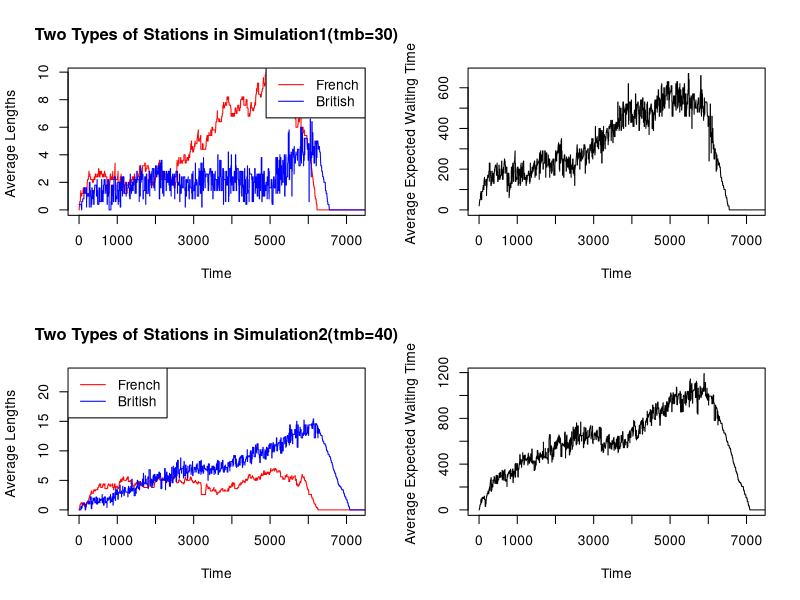

Write R code to recreate this figure. (Note: a time limit stopped this script after it produced the figure.)
# Huantong Hou (s2481591), Yuqi Shi (s2508879), Zukai Li (s2505721)

# Contribution:
#### Huantong Hou (s2481591): 33%
###### (1) Analyze and calculate various situations that may occur during the simulation, debug for queues of British station part;
###### (2) writing codes for the filling NA by reversed data frame,plot the result and calculate the probability;

#### Yuqi Shi (s2508879): 35%
###### (1) Analyze and calculate various situations that may occur during the simulation, calculate the excess waiting time for French station;
###### (2) writing codes for the average lengths in rest time(after the finial car leave the stations),plot the result and calculate the probability;

#### Zukai Li (s2505721): 32%
###### (1) Write the main part of the code that randomly simulates the vehicle queuing process at the French and British stations;
###### (2) Integrate and process the simulated data;


# ———————————————————————————————————————————————————————————————————————————————
### Code Objective and Functional Description:
# This practical is about writing a function to simulate cars passing through -
# - French and then British passport control at a French ferry terminal.


### This code is divided into the following 3 main sections：
## 1. Write a function, "qsim", to simulate vehicle passing through French passport -
# - control and British passport control at French ferry terminal:
# (1) Randomly generate vehicle arrival times based on set parameters, 
#     and also the time each vehicle is processed at the French and British stations, respectively.
# (2) Analyse the queue at each French station when a car arrives (according to the time of arrival at the French station), 
#     in order to confirm which French queue the vehicle enters and to update the queue at each French station
# (3) Analyse the queue at each British station when a car arrives (according to the time of leaving the French station), 
#     in order to confirm which French queue the vehicle enters and to update the queue at each British station.
# (4) Integrate and process the simulated data, and compute the average queue lengths at the French and British stations at each time point,
#     and also the average expected waiting time per car，which are needed for the function to return.

## 2. Plotting the simulation results:
# Generate a 4 panel, 2 row, 2 column plot using the written "qsim" function to
# show the changes in queue length over time for France and the Britain and the
# expected queue processing time over time for two different sets of parameter 
# conditions, respectively.

## 3. Estimate the probability of missing the ferry departure:
# Estimate the probability that at least one car will miss the ferry departure 
# by running the written "qsim" function 100 times.


### Assumptions for the simulation model are placed at the end of the codes
# ———————————————————————————————————————————————————————————————————————————————
### Initialize  simulation period
total_time <- 2 * 60 * 60 # 2 hours totally
closed_time <- total_time - 30 * 60 # period for car arrival (check-in closes 30 minutes before departure)

## Simulation of queues of French stations and British stations
## Input: {mf: number of French stations, mb: number of British stations, 
##         a.rate: probability of an arrival each second, 
##         trb: range of the uniform distribution for British stations,
##         trf:range of the uniform distribution for French stations,
##         tmb: minimum British handling time, tmf: minimum French handling time,
##         maxb: maximum number of cars in each British station's queue}
## Purpose: Simulate the entire process of each car passing through the French and British stations
## Output: {nf: the average length of french queues, for each simulation second,
##          nb: the average length of British queues, for each simulation second,
##          eq: the average expected waiting time (sum of each stations' queue lengths*average handling time)}
qsim <- function(mf, mb, a.rate, trb, trf, tmb, tmf, maxb) {
  # generate all time points of car arrival by simulating vectors of 0 and 1, 1 means car arrival
  # probability of 0.1 for obtaining 1 means probability of 0.1 of an arrival each second
  car_timetable <- sample(c(0, 1), size = total_time, replace = TRUE, prob = c(0.9, 0.1))
  car_timetable[(closed_time + 1):total_time] <- 0 # no cars arriving within the 30 minutes after the stations closed
  arrive_time_f <- which(car_timetable == 1) # find a list of all the time points when cars arrived
  num_car <- length(arrive_time_f) # number of arrived cars
  
  ### ———————————————————————————————————————————————————————————————————————————————
  ### Simulation of French stations Part
  french_time <- runif(n = num_car, min = tmf, max = tmf + trf) # simulate french handling time for each car
  waiting_time_f <- rep(0, num_car) # time period for a car from its arrival at the station until it can be processed
  finish_time_f <- rep(0, num_car) # departing time from the french station, indexed by car's arrival time
  station_choice_f <- rep(0, num_car) # station choices of each car
  queue_f <- matrix(0, nrow = num_car, ncol = mf) # queue lengths for each station just before the car arrives
  # in order to track the finish times for each station and -
  # - allow coming cars to make decisions on station choice regarding the station with the earliest finish time
  stations_record_f <- list(fs1 = NULL, fs2 = NULL, fs3 = NULL, fs4 = NULL, fs5 = NULL) # same data as finish_time_f but indexed by station
  
  ## totally consider three scenarios for cars arriving french stations based on different waiting_time: 
  ## All of finish_time is (arrival time point + waiting time + handling time)
  ## 1. at least one station is available, allowing the car to be processed immediately
  ## 2. each station has only one car being processed
  ## 3. at least one station has two or more cars in the queue, requiring the car to wait its turn for handling.
  ## the difference between scenario 2 and 3 is waiting time for cars in queues
  for (i in 1:num_car) {
    time_point <- arrive_time_f[i]
    queue_index <- which.min(queue_f[i, ])[1]# decide choice of station (index of shortest queue)
    station_choice_f[i] <- queue_index
    group <- stations_record_f[[queue_index]] # "group" includes the finish time of cars in chosen station
    group_length <- length(group) # choice of scenario based on queue length
    if (queue_f[i, queue_index] == 0) { # first scenario
      finish_time_f[i] <- time_point + french_time[i] # no waiting time, only handling time
    } else if (queue_f[i, queue_index] == 1) { # second scenario
      waiting_time_f[i] <- group[[group_length]] - time_point # waiting time is the remaining handling time for the car being processed when the car[i] arrives
      finish_time_f[i] <- time_point + waiting_time_f[i] + french_time[i]
    } else {# third scenario
      # "group[group_length - queue_f[i, queue_index] + 1]" means the finish time of the processing car in chosen line
      processing_car <- group[group_length - queue_f[i, queue_index] + 1] - time_point # the remaining handling time of processed car when the car[i] arrives.
      # "sum(french_time[(group_length - (queue_f[i, queue_index]) + 2):group_length])" means the sum of handling time for queuing cars in chosen line
      waiting_time_f[i] <- processing_car + sum(french_time[(group_length - (queue_f[i, queue_index]) + 2):group_length])
      finish_time_f[i] <- time_point + waiting_time_f[i] + french_time[i]
    }
    # add the finish time of car[i] to the records of chosen line's finish time
    stations_record_f[[queue_index]][group_length + 1] <- finish_time_f[i]
    ##  when car[i] is in queue, update the queue lengths based on the station selection
    if (i != num_car) {
      for (j in 1:mf) {
        k <- which(station_choice_f == j) # indices of all the cars choose station j
        # "sum(finish_time_f[k] < arrive_time_f[i + 1])" means number of processed cars in station j when car[i+1] arrives
        # "length(k)" means number of all cars choose station j before car[i+1] arrives
        # "queue_f[i + 1, j]" means queue length of station j when car[i+1] arrives
        queue_f[i + 1, j] <- length(k) - sum(finish_time_f[k] < arrive_time_f[i + 1])
      }
    }
  }
  
  ### ———————————————————————————————————————————————————————————————————————————————
  ### Simulation of British stations Part (same as French stations part)
  british_time <- runif(n = num_car, min = tmb, max = tmb + trb) # simulate British handling time for each car
  arrive_time_b <- finish_time_f # time point for cars arriving British stations 
  waiting_time_b <- rep(0, num_car) # time period for a car from its arrival at the station until it can be processed
  finish_time_b <- rep(0, num_car) # departing time from the British station, indexed by car's arrived time
  station_choice_b <- rep(0, num_car) # station choices of each car
  queue_b <- matrix(0, nrow = num_car, ncol = mf) # queue lengths for each station just before the car arrives
  # in order to track the finish times for each station and -
  # - allow coming cars to make decisions on station choice regarding the station with the earliest finish time.
  stations_record_b <- list(bs1 = NULL, bs2 = NULL, bs3 = NULL, bs4 = NULL, bs5 = NULL) # same data as finish_time_f but indexed by station
  
  ## totally consider three similar scenarios for cars arriving British stations as French stations
  for (i in 1:num_car) {
    time_point <- arrive_time_b[i]
    queue_index <- which.min(queue_b[i, ])[1]# decide choice of station (index of shortest queue)
    station_choice_b[i] <- queue_index
    group <- stations_record_b[[queue_index]] # "group" includes the finish time of cars in chosen station
    group_length <- length(group)# choice of scenario based on queue length
    if (queue_b[i, queue_index] == 0) {# first scenario
      finish_time_b[i] <- time_point + british_time[i]# no waiting time, only handling time
    } else if (queue_b[i, queue_index] == 1) {# second scenario
      waiting_time_b[i] <- group[[group_length]] - time_point # waiting time is the remaining handling time for the car being processed when the car[i] arrives
      finish_time_b[i] <- time_point + waiting_time_b[i] + british_time[i]
    } else {# third scenario
      # "group[group_length - queue_b[i, queue_index] + 1]" means the finish time of the processing car in chosen line
      processing_car <- group[group_length - queue_b[i, queue_index] + 1] - time_point # the remaining handling time of processed car when the car[i] arrives.
      # "sum(british_time[(group_length - (queue_b[i, queue_index]) + 2):group_length])" means the sum of handling time for queuing cars in chosen line
      waiting_time_b[i] <- processing_car + sum(british_time[(group_length - (queue_b[i, queue_index]) + 2):group_length])
      finish_time_b[i] <- time_point + waiting_time_b[i] + british_time[i]
    }
    # add the finish time of car[i] to the records of chosen line's finish time
    stations_record_b[[queue_index]][group_length + 1] <- finish_time_b[i]
    ## when car[i] is in queue, update the queue lengths based on the station selection
    if (i != num_car) {
      for (j in 1:mb) {
        k <- which(station_choice_b == j) # indices of all the cars choose station j
        # "sum(finish_time_b[k] < arrive_time_b[i + 1])" means number of processed cars in station j when car[i+1] arrives
        # "length(k)" means number of all cars choose station j before car[i+1] arrives
        # "queue_f[i + 1, j]" means queue length of station j when car[i+1] arrives
        queue_b[i + 1, j] <- length(k) - sum(finish_time_b[k] < arrive_time_b[i + 1])
      }
    }
  }
  
  ### Organize the data from the French and British stations in loop
  ## Calculate the total queues length(use 'rowSums()') at the French and British stations for each car arrived at the station-
  ## -and create two data frames(df_french and df_british) with the length (queue_f/b_sum) and cars arrived time(arrive_time_f/b)
  df_french<-as.data.frame(cbind(arrive_time_f,rowSums(queue_f,na.rm = TRUE)))
  colnames(df_french) <- c("arrive_time_f", "queue_f_sum")
  df_british <- as.data.frame(cbind(arrive_time_b,rowSums(queue_b,na.rm = TRUE)))
  colnames(df_british) <- c("arrive_time_b", "queue_b_sum")
  
  ### Calculate queues length after the last car arrived the station
  ## For the French station, find the total queues length when the last vehicle enters the station. (last_number_f)
  ## Then, find the finish time for queued cars at the French station.
  ## These time points are considered as the time the total queues length changed. (df_french_new[,1])
  ## Finally, the total queues length decreases until there are no cars in the queue(df_french_new[,2])
  last_number_f<-df_french$queue_f_sum[length(df_french$queue_f_sum)]+1
  df_french_new<-matrix(0,last_number_f,2)
  df_french_new[,1] <- sort(head(sort(finish_time_f, decreasing = TRUE), last_number_f),decreasing = FALSE) # find the finish time for queued cars at the French station
  df_french_new[,2] <- seq(last_number_f-1, 0)
  colnames(df_french_new)<-c("arrive_time_f","queue_f_sum")
  df_french<-rbind(df_french,df_french_new) ### Merge ‘df_french_new’ to the end of ‘df_french’ by columns
  ## Unlike the French station, the British station may not have processed all the queued vehicles within 7200 seconds. 
  ## Therefore, consider the finish times of cars that were in the queue when the last vehicle entered the station and could be processed within 7200 seconds. (df_british_new_part)
  ## These time points are used to track changes in the total queues length, which gradually decreases until the station is closed (df_british_new[,2])
  last_number_b<-df_british$queue_b_sum[length(df_british$queue_b_sum)]+1
  df_british_new_all<-sort(head(sort(finish_time_b, decreasing = TRUE), last_number_b),decreasing = FALSE)
  df_british_new_part<-df_british_new_all[df_british_new_all<=7200]
  df_british_new<-matrix(0,length(df_british_new_part),2)
  df_british_new[,1]<-df_british_new_part
  df_british_new[,2]<-seq(last_number_b-1, last_number_b-length(df_british_new_part))
  colnames(df_british_new)<-c("arrive_time_b","queue_b_sum")
  df_british<-rbind(df_british,df_british_new)# Merge ‘df_british_new’ to the end of ‘df_british’ by columns
  
  ## Merge the total queues length at the station when each car arrive the stations to the time vector of 7200 seconds
  df_time <- data.frame(time = 1:total_time)
  df_final <- merge(df_time, df_french, by.x = "time", by.y = "arrive_time_f", all.x = T, all.y = T)
  df_final <- merge(df_final,df_british,by.x = "time", by.y = "arrive_time_b", all.x = T, all.y = T)
  
  ## After the processing in the previous step, ‘df_final’ have some NA at some seconds when no car entered
  ## Assumption: There will be no queued cars leaving the station between two consecutive entering cars 
  ##             (based on the data, it indeed appears that such a situation does not exist)
  ## fill the NA at the seconds between two cars with the data from the later vehicle (the total queues length after the arrival of the preceding vehicle)
  
  # However, filling with the next non-NA value using loops(for&while) has higher complexity and longer running time. —
  # —Therefore, reverse 'df_final' and then fill it with the data from the previous car, which will significantly reduce the complexity
  reversed_df <- df_final[nrow(df_final):1, ]
  for (col in 1:ncol(reversed_df)) {
    for (row in 2:nrow(reversed_df)) {
      if (is.na(reversed_df[row, col])) {
        reversed_df[row, col] <- reversed_df[row - 1, col]
      }
    }
  }
  ### For the initial NA in the ‘reversed_df’, fill them with the first non-empty value(!is.na('value_name'))
  reversed_df$queue_f_sum[is.na(reversed_df$queue_f_sum)] <- reversed_df$queue_f_sum[!is.na(reversed_df$queue_f_sum)][1]
  reversed_df$queue_b_sum[is.na(reversed_df$queue_b_sum)] <- reversed_df$queue_b_sum[!is.na(reversed_df$queue_b_sum)][1]
  df_final <- reversed_df[nrow(reversed_df):1, ]### After filling, restore the reversed ‘df_final’ to its original order
  
  ## considered that when the total queues length in the British over 100, the cars from the French station will no longer be able to enter the British stations
  ## add the portion of the British station queues length that exceeds 100 back to the French stations
  for (i in 1:length(df_final$time)) {
    if (df_final$queue_b_sum[i] > 100) { ### Check if the total queues length at the British station is greater than 100
      df_final$queue_f_sum[i]<-df_final$queue_f_sum[i]+(df_final$queue_b_sum[i]-100) 
      df_final$queue_b_sum[i] <- 100
    }
  }
  ### Calculate the average length of the French and British stations for each seconds
  df_final$queue_f_ave <- (1 / 5) * df_final$queue_f_sum 
  df_final$queue_b_ave <- (1 / 5) * df_final$queue_b_sum
  
  ### Calculate the average expected waiting time for each seconds
  ##  Average expected waiting time =  average length of French stations*average processing time in French 
  ##                                   + average length of British stations*average processing time in British
  df_final$expected_time <-df_final$queue_f_ave*((tmf+tmf+trf)/2)+df_final$queue_b_ave*((tmb+tmb+trb)/2) ### processing time modelled as uniform, so the average time equal to (min + max)/2
  result <- list(nf = df_final$queue_f_ave,nb = df_final$queue_b_ave,eq=df_final$expected_time)
  return(result)
}

### Conduct two simulations using the ‘qsim’ function, in simulation2 the value of ‘tmb’ is 40
simulation1<-qsim(5, 5, .1, 40, 40, 30, 30, 20)
simulation2<-qsim(5, 5, .1, 40, 40, 40, 30, 20)

### produce the 4 panel based on the results of the simulation1&2
par(mfrow = c(2, 2)) # set the parameter of the plots to 2*2 
## the first plot: how the French(red)and British(blue)queue lengths('nf'&'nb') are changing over time
plot(simulation1$nf, col = "red", type = 'l',xlab = "Time", ylab = "Average Lengths ", main = "Two Types of Stations in Simulation1(tmb=30)",xlim = c(0,7200),ylim = c(0,max(simulation1$nb)*1.5))
lines(simulation1$nb, col = "blue") # For the completeness and aesthetics, we set the maximum value of the y-axis to 1.5 times the maximum value of "nb"
legend("topright", legend = c("French", "British"), col = c("red", "blue"), lty = 1) # Add a legend to the plot
## the second plot: how the expected queuing time('eq') changes over time
plot(simulation1$eq,col = 'black',type = 'l',xlab = "Time", ylab = "Average Expected Waiting Time ",xlim = c(0,7200),ylim = c(0,max(simulation1$eq)))
## the third plot: how the French(red)and British(blue)queue lengths('nf'&'nb') are changing over time when 'tmb' equal to 40 (in simulation2)
plot(simulation2$nf, col = "red", type = 'l',xlab = "Time", ylab = "Average Lengths ", main = "Two Types of Stations in Simulation2(tmb=40)",xlim = c(0,7200),ylim = c(0,max(simulation2$nb)*1.5))
lines(simulation2$nb, col = "blue")
legend("topleft", legend = c("French", "British"), col = c("red", "blue"), lty = 1) # Add a legend to the plot
## the forth plot: how the expected queuing time('eq') changes over time when 'tmb' equal to 40 (in simulation2)
plot(simulation2$eq,col = 'black',type = 'l',xlab = "Time", ylab = "Average Expected Waiting Time ",xlim = c(0,7200),ylim = c(0,max(simulation2$eq)))

### Estimate the probability of at least one car missing the ferry departure
## Regarding the running time of these 100 simulation runs: The simulations were completed in approximately 1.14 minutes using the MacBookPro 2021 (32GB/1TB)
missing_number<-c()
for (i in 1:100) {
  simulation_temp<-qsim(5, 5, .1, 40, 40, 30, 30, 20)
  if(simulation_temp$nb[length(simulation_temp$nb)]>0){
    missing_number[i]<-1 # return 1 if the last value of "nb" (the total queue length at the final time) is greater than 0,indicating that a car missed the ferry during this simulation
  }else{
    missing_number[i]<-0 # Otherwise, return 0
  }
}
probability_missing<-sum(missing_number)/100 # probability of the car missing the ferry departure = sum of the missing_number / 100
print(probability_missing)


### Basic Assumptions
## 1. Cars are only likely to arrive 2 hours before ferry departure and no cars 
# arrive in the last 30 minutes before departure (but can handle those that 
# have arrived). At the beginning there were no cars lined up at either the 
# French or British stations.
## 2. The time step of the simulation is 1 second, and the probability of a 
# vehicle arriving at a French station at each second is 0.1, but the 
# probability of 2 or more vehicles arriving at the same second is ignored.
## 3. At both French and British stations, cars always choose the shortest queue 
# to line up in upon arrival and do not change queues midway through.
## 4. For both French and British stations, the time taken between the leaving 
# of one car and the start of processing the next is ignored. 
## 5. The time taken by the vehicle to move from the French station to the 
# British station is also not taken into account.
## 6. There can only be a maximum of 20 cars queuing at the same time at each 
# British station, and when there is a situation where all the British stations 
# are full, the cars that have completed their processing at the French 
# station must wait in place until at least one empty space appears at one 
# of the British stations before they can enter the British station to be processed.
## 7. The processing time of the car at the French station and the processing 
# time at the British station is a random number following a uniform 
# distribution [tmf, tmf+trf] and a uniform distribution [tmb, tmb+trb], 
# respectively.
